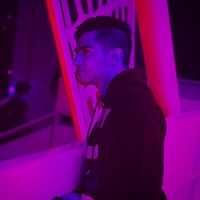
#> input picture Assignment30 - Mini Project 3/img/user_images/benihimself.jpg, 200 x 200 px
$ python -i filters.py   (imports and definitions only)
#> lines starting #> are read from the running program, lines starting #| are printed output that depends on the picture; after the words box and inside, x2 and y2 are one past the last pixel; in counts of white or black regions, pixels touching at a corner belong together
#> further down, picture is the input picture: shape (200, 200, 3); mean B, G, R 99, 0.9, 95.5
import cv2
import numpy as np

def normal(img):
    return img

def cartoon(img):
    gray = cv2.cvtColor(img, cv2.COLOR_BGR2GRAY)
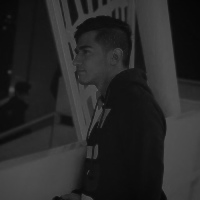
#> gray: shape (200, 200); min 5, max 88, mean 40.3
    gray = cv2.medianBlur(gray, 5)
    edges = cv2.adaptiveThreshold(gray, 255, cv2.ADAPTIVE_THRESH_MEAN_C, cv2.THRESH_BINARY, 9, 9)
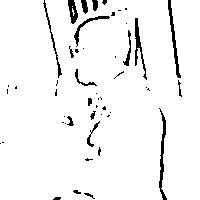
#> edges: shape (200, 200); 95.2% white; 50 black regions (31 under 20 px), largest, box (x1, y1, x2, y2) and area: (159, 108, 167, 200) 263, (168, 0, 181, 78) 246, (135, 18, 147, 80) 219

    color = cv2.bilateralFilter(img, 9, 250, 250)
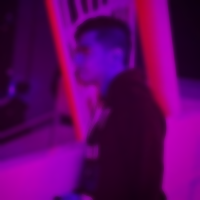
#> color: shape (200, 200, 3); mean B, G, R 99, 0.8, 95.5
    cartoon = cv2.bitwise_and(color, color, mask=edges)
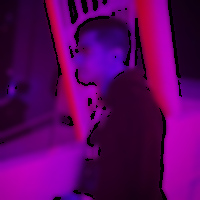
#> cartoon: shape (200, 200, 3); mean B, G, R 95.3, 0.8, 91.9

    return cartoon

def blur(img):
    blur = cv2.blur(img,(5,5))
    return blur

# [58 lines left out: functions justRED, Countours, ColourQuantization, cartoonT1, noHue, noGreen and 2 more, not called in this run]

>>> import cv2
>>> picture = cv2.imread('img/user_images/benihimself.jpg')
>>> result = cartoon(picture)

$ run again, on Assignment30 - Mini Project 3/img/user_images/beniine.jpg
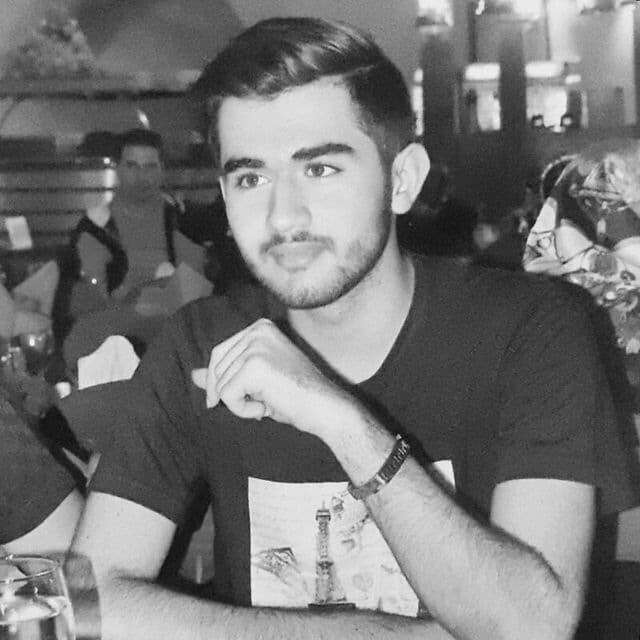
#> input picture Assignment30 - Mini Project 3/img/user_images/beniine.jpg, 640 x 640 px
#> picture is the input picture: shape (640, 640, 3); min 11, max 255, mean 116.7
#> in cartoon, `edges = cv2.adaptiveThreshold(gray, 255, cv2.ADAPTIVE_THRESH_MEAN_C, c..`:
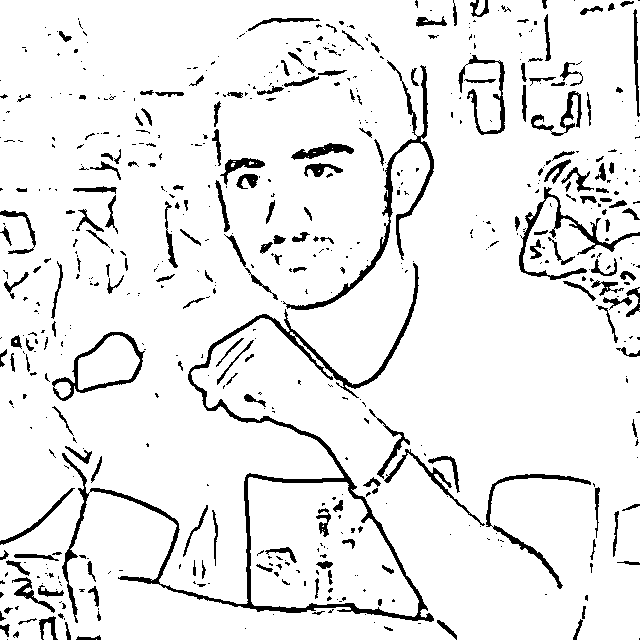
#> edges: shape (640, 640); 92% white; 603 black regions (411 under 20 px), largest, box (x1, y1, x2, y2) and area: (62, 263, 434, 623) 6928, (283, 60, 434, 310) 2284, (519, 187, 640, 280) 1384
#> in cartoon, `cartoon = cv2.bitwise_and(color, color, mask=edges)`:
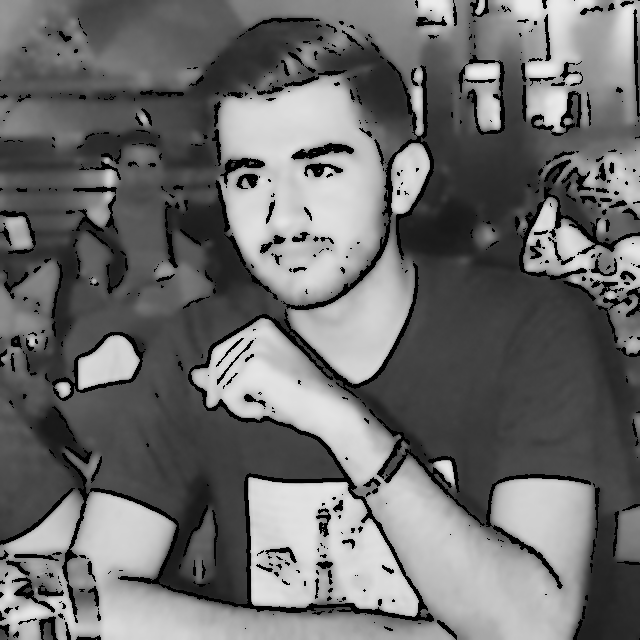
#> cartoon: shape (640, 640, 3); min 0, max 236, mean 109

$ run again, on Assignment30 - Mini Project 3/img/user_images/mrbeni.jpg
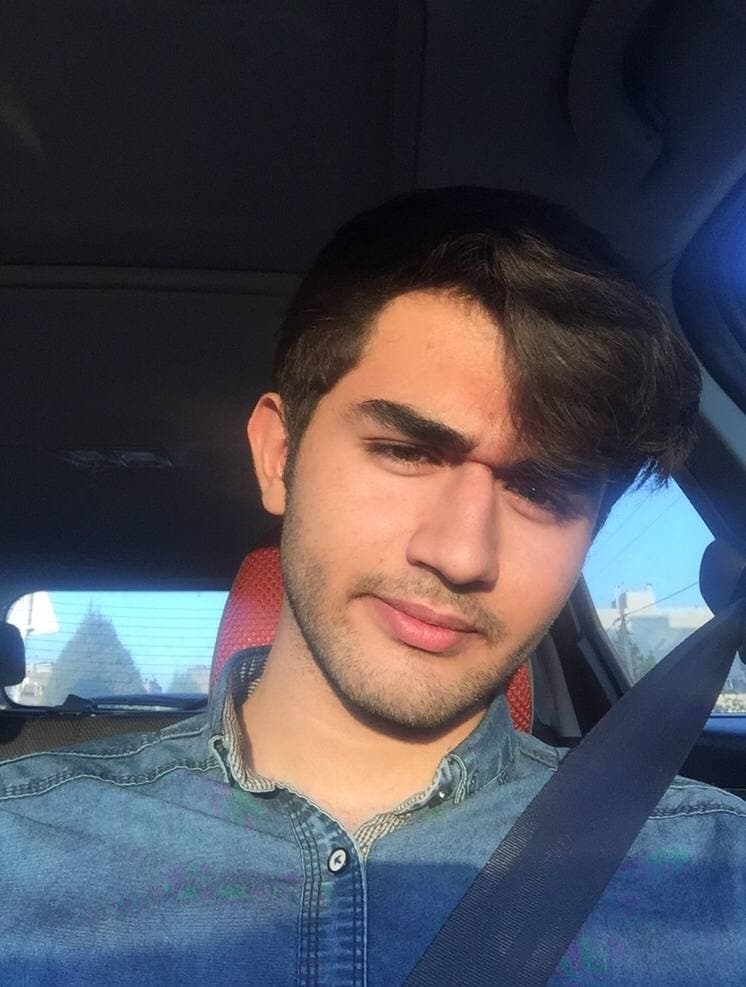
#> input picture Assignment30 - Mini Project 3/img/user_images/mrbeni.jpg, 746 x 987 px
#> picture is the input picture: shape (987, 746, 3); mean B, G, R 86.2, 76.3, 76.4
#> in cartoon, `edges = cv2.adaptiveThreshold(gray, 255, cv2.ADAPTIVE_THRESH_MEAN_C, c..`:
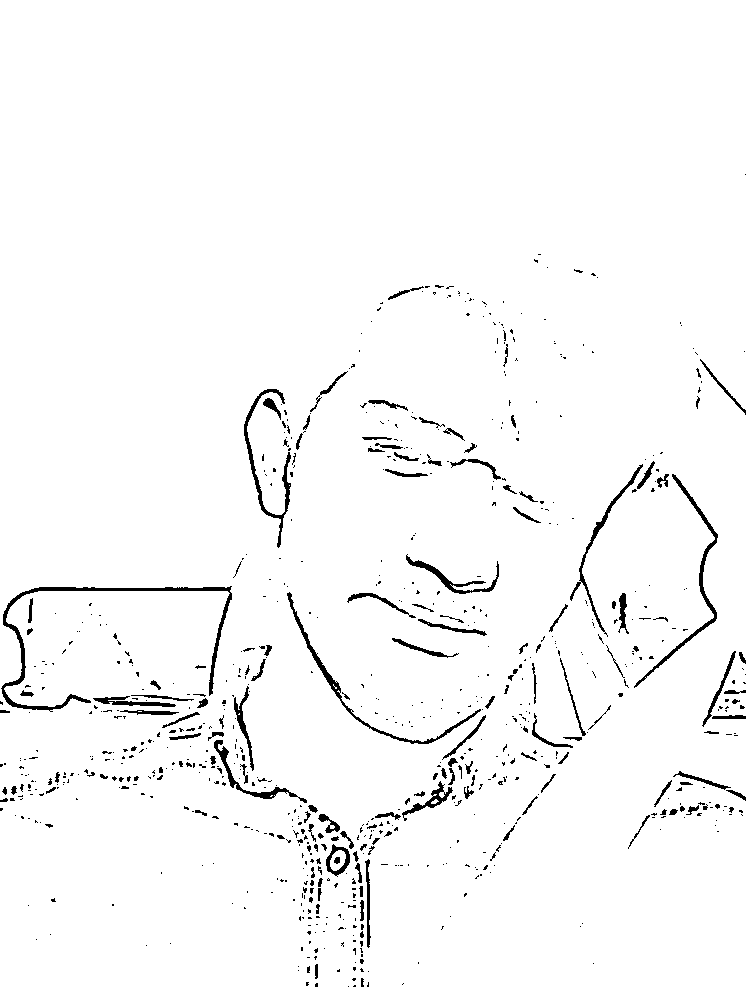
#> edges: shape (987, 746); 97.3% white; 798 black regions (649 under 20 px), largest, box (x1, y1, x2, y2) and area: (1, 586, 232, 712) 1957, (287, 592, 481, 744) 996, (634, 474, 718, 688) 986
#> in cartoon, `cartoon = cv2.bitwise_and(color, color, mask=edges)`:
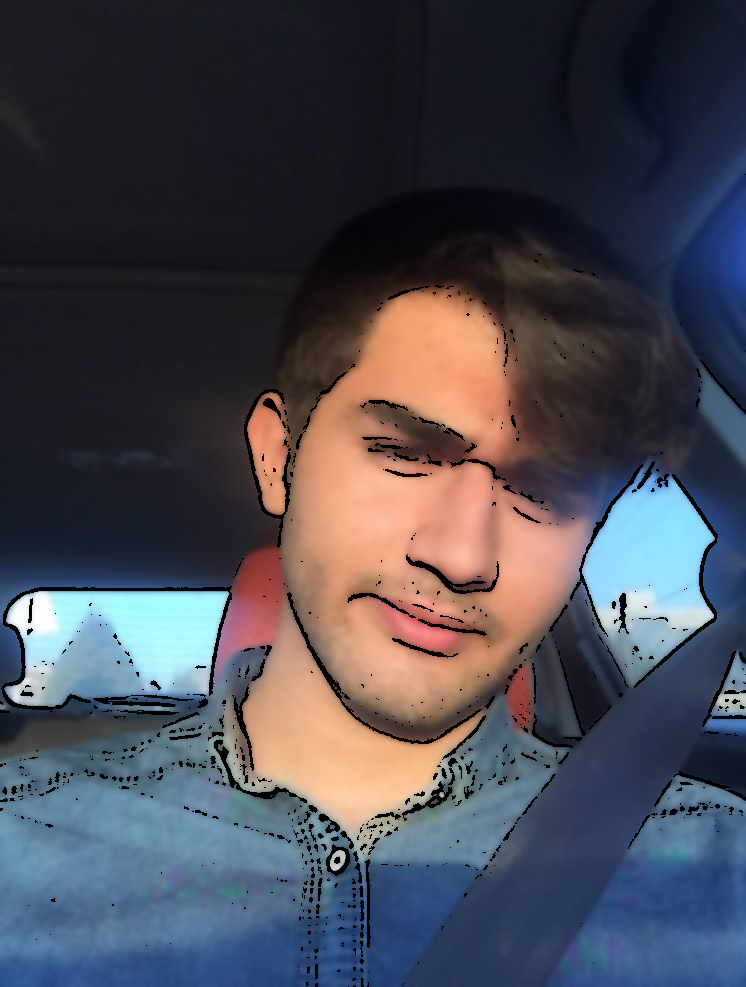
#> cartoon: shape (987, 746, 3); mean B, G, R 83.4, 73.7, 73.8
